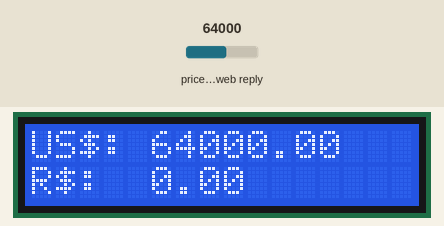
Simulated run of this sketch. Board: ESP8266 (NodeMCU). On the bench: 16×2 character LCD. The test bench sets the inputs (shaded band); at power-on: price in the web reply 64000. WiFi joins after 1.5 s; servers stay silent unless stated; web services answer with replies made up by the test bench; what the sketch prints to the serial monitor is not drawn.

Above: at 4.0 s.
4.1 s: price in the web reply set to 21580
At 10.41 s:
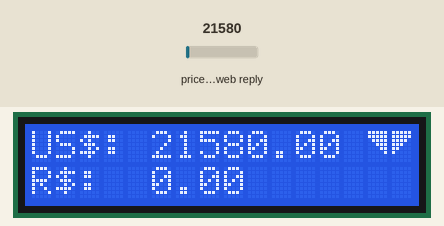
12.3 s: price in the web reply set to 39750
At 18.47 s:
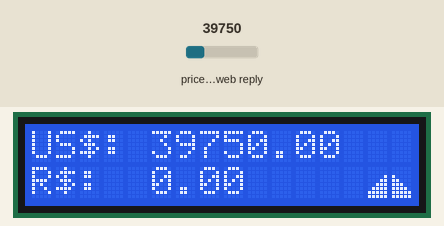
20.4 s: price in the web reply set to 59500
At 33.5 s:
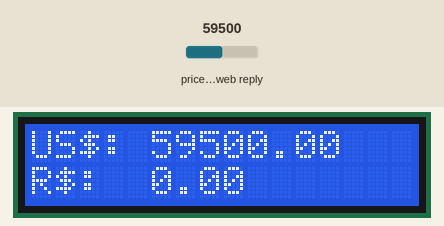

The sketch:

ESP-TICKER.ino
```cpp
#include <LiquidCrystal_I2C.h>
#include <Wire.h>
#include <ArduinoJson.h>
#include <ESP8266WiFi.h>

const char * ssid       = "minicurso";
const char * password   = "12345678";

const char    *host     = "api.coindesk.com";
const String  url       = "/v1/bpi/currentprice/brl.json";
const String  urlYest   = "/v1/bpi/historical/close.json?for=yesterday";

const int     httpPort  = 80;
float         valorAnterior = 0.0;
float         valorOntem    = 0.0;
float         valorAtual    = 0.0;

float         varianciaMin = 0.05;
bool          valorAlta      = 0;


LiquidCrystal_I2C lcd(0x27, 16, 2);

byte tickerDownR[8] = {
  0b11111,
  0b11111,
  0b11110,
  0b11100,
  0b11000,
  0b10000,
  0b00000,
  0b00000
};


byte tickerDownL[8] = {
  0b11111,
  0b11111,
  0b01111,
  0b00111,
  0b00011,
  0b00001,
  0b00000,
  0b00000
};


byte tickerUpR[8] = {
  0b00000,
  0b00000,
  0b10000,
  0b11000,
  0b11100,
  0b11110,
  0b11111,
  0b11111
};


byte tickerUpL[8] = {
  0b00000,
  0b00000,
  0b00001,
  0b00011,
  0b00111,
  0b01111,
  0b11111,
  0b11111
};

void setup() {

  WiFi.begin(ssid, password);

  lcd.begin();
  lcd.backlight();

  lcd.createChar(0,tickerDownL);
  lcd.createChar(1,tickerDownR);
  lcd.createChar(2,tickerUpL);
  lcd.createChar(3,tickerUpR);

  lcd.setCursor(0, 0);
  lcd.print("Ligado");
  lcd.write(0);
  lcd.write(1);

  Serial.begin(115200);

  Serial.println("Conectando ao wifi");
  while (WiFi.status() != WL_CONNECTED) {
    delay(500);
    Serial.print(".");
  }

  Serial.println(".");
  Serial.println("WiFi conectado");
  Serial.println("Endereço IP: ");
  Serial.println(WiFi.localIP());

}

void loop() {
  DynamicJsonBuffer jsonBuffer;

  WiFiClient client;

  Serial.println("Conectando...");
  if (!client.connect(host, httpPort)) {
    Serial.println(String("Falha na conexao com ")+host);
    delay(1000);
    return;
  }

  Serial.print("Requisitando URL: ");
  Serial.println(url);

  //valor atual
  client.print(String("GET ") + url +   " HTTP/1.1\r\n" + //http request
               "Host: " + host +  "\r\n" +
               "Connection: close\r\n\r\n");
  delay(500);  //delay pra esperar a respsta do servidor

  String respHttp;
  while(client.available()){
    String line = client.readStringUntil('\r');
    respHttp += line;
  }

  int inicioJson;
  for (int i = 0; i < respHttp.length(); i++) {
    if (respHttp[i] == '{') {
      inicioJson = i;
      break;
    }
  }

  Serial.println(".");
  Serial.println("Resposta GET: ");
  Serial.println(respHttp);

  //Converte pra JSON
  String respJson     = respHttp.substring(inicioJson);

  JsonObject& apiTicker     = jsonBuffer.parseObject(respJson);

  if(apiTicker.success()){
    Serial.println("JSON OK");
  }else{
    Serial.println("Falha no JSON");
    valorAtual = valorAnterior;
    goto animation;
  }

  Serial.print("BTC: ");
  Serial.println(apiTicker["bpi"]["USD"]["rate_float"].as<String>().toFloat());
  //Serial.println(api["last_price"].as<String>());

  lcd.clear();
  lcd.setCursor(0,0);
  lcd.print("US$: ");
  lcd.print(apiTicker["bpi"]["USD"]["rate_float"].as<String>().toFloat());

  lcd.setCursor(0,1);
  lcd.print("R$:  ");
  lcd.print(apiTicker["bpi"]["BRL"]["rate_float"].as<String>().toFloat());

  valorAtual = apiTicker["bpi"]["USD"]["rate_float"].as<String>().toFloat();

  animation:

  if (valorAnterior == 0.0) {
    valorAnterior = valorAtual;
  }

  //Queda
  if (valorAtual < (valorAnterior - varianciaMin)) {
    valorAlta = 0;
    for(int i = 0; i < 20; i++){
      lcd.setCursor(14,0);
      lcd.write(0);
      lcd.write(1);
      delay(250);
      lcd.setCursor(14,0);
      lcd.print("  ");
      lcd.setCursor(14,1);
      lcd.write(0);
      lcd.write(1);
      delay(50);
      lcd.setCursor(14,1);
      lcd.print("  ");
    }
    valorAnterior = valorAtual;
  }else if (valorAtual > (valorAnterior + varianciaMin)) {//Alta
    valorAlta = 1;
    for(int i = 0; i < 20; i++){
      lcd.setCursor(14,1);
      lcd.write(2);
      lcd.write(3);
      delay(250);
      lcd.setCursor(14,1);
      lcd.print("  ");
      lcd.setCursor(14,0);
      lcd.write(2);
      lcd.write(3);
      delay(50);
      lcd.setCursor(14,0);
      lcd.print("  ");
    }
    valorAnterior = valorAtual;
  }else{
    delay(5000);
  }

  client.stop();

}
```

Measured:
- after the input at 4.1 s, the display: changes after 6.2 s (image 1)
- after the input at 12.3 s, the display: first differs from a run without the input after 6.0 s (image 2)
